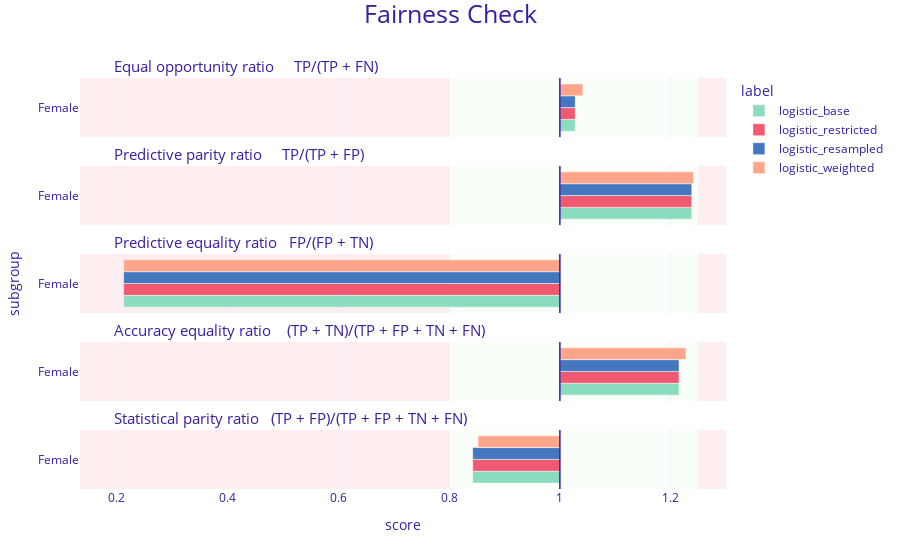

Notebook source saved alongside this figure:
### Markdown cell above
## Fairness models comparison for preprocessing

### Code cell
# Plotting all the previous fairness metrics
fairness_logistic_base.plot([fairness_logistic_restricted,fairness_logistic_resampled,fairness_logistic_weighted])

### Figure 1 — Plotly figure (JSON) as saved in the notebook; plotly's stock layout.template omitted (floating-point values rounded to 4 significant figures)
{"data": [{"alignmentgroup": "True", "customdata": [["Female", 1.028, "logistic_base"]], "hovertemplate": "<b>%{customdata[2]}</b><br>Subgroup: %{customdata[0]}<br>Score: %{customdata[1]}<br><extra></extra>", "legendgroup": "logistic_base", "marker": {"color": "#8bdcbe", "pattern": {"shape": ""}}, "name": "logistic_base", "offsetgroup": "logistic_base", "orientation": "h", "showlegend": true, "textposition": "auto", "type": "bar", "x": [0.02775], "xaxis": "x5", "y": [0.5], "yaxis": "y5"}, {"alignmentgroup": "True", "customdata": [["Female", 1.238, "logistic_base"]], "hovertemplate": "<b>%{customdata[2]}</b><br>Subgroup: %{customdata[0]}<br>Score: %{customdata[1]}<br><extra></extra>", "legendgroup": "logistic_base", "marker": {"color": "#8bdcbe", "pattern": {"shape": ""}}, "name": "logistic_base", "offsetgroup": "logistic_base", "orientation": "h", "showlegend": false, "textposition": "auto", "type": "bar", "x": [0.2382], "xaxis": "x4", "y": [0.5], "yaxis": "y4"}, {"alignmentgroup": "True", "customdata": [["Female", 0.212, "logistic_base"]], "hovertemplate": "<b>%{customdata[2]}</b><br>Subgroup: %{customdata[0]}<br>Score: %{customdata[1]}<br><extra></extra>", "legendgroup": "logistic_base", "marker": {"color": "#8bdcbe", "pattern": {"shape": ""}}, "name": "logistic_base", "offsetgroup": "logistic_base", "orientation": "h", "showlegend": false, "textposition": "auto", "type": "bar", "x": [-0.7878], "xaxis": "x3", "y": [0.5], "yaxis": "y3"}, {"alignmentgroup": "True", "customdata": [["Female", 1.215, "logistic_base"]], "hovertemplate": "<b>%{customdata[2]}</b><br>Subgroup: %{customdata[0]}<br>Score: %{customdata[1]}<br><extra></extra>", "legendgroup": "logistic_base", "marker": {"color": "#8bdcbe", "pattern": {"shape": ""}}, "name": "logistic_base", "offsetgroup": "logistic_base", "orientation": "h", "showlegend": false, "textposition": "auto", "type": "bar", "x": [0.2152], "xaxis": "x2", "y": [0.5], "yaxis": "y2"}, {"alignmentgroup": "True", "customdata": [["Female", 0.843, "logistic_base"]], "hovertemplate": "<b>%{customdata[2]}</b><br>Subgroup: %{customdata[0]}<br>Score: %{customdata[1]}<br><extra></extra>", "legendgroup": "logistic_base", "marker": {"color": "#8bdcbe", "pattern": {"shape": ""}}, "name": "logistic_base", "offsetgroup": "logistic_base", "orientation": "h", "showlegend": false, "textposition": "auto", "type": "bar", "x": [-0.1574], "xaxis": "x", "y": [0.5], "yaxis": "y"}, {"alignmentgroup": "True", "customdata": [["Female", 1.028, "logistic_restricted"]], "hovertemplate": "<b>%{customdata[2]}</b><br>Subgroup: %{customdata[0]}<br>Score: %{customdata[1]}<br><extra></extra>", "legendgroup": "logistic_restricted", "marker": {"color": "#f05a71", "pattern": {"shape": ""}}, "name": "logistic_restricted", "offsetgroup": "logistic_restricted", "orientation": "h", "showlegend": true, "textposition": "auto", "type": "bar", "x": [0.02775], "xaxis": "x5", "y": [0.5], "yaxis": "y5"}, {"alignmentgroup": "True", "customdata": [["Female", 1.238, "logistic_restricted"]], "hovertemplate": "<b>%{customdata[2]}</b><br>Subgroup: %{customdata[0]}<br>Score: %{customdata[1]}<br><extra></extra>", "legendgroup": "logistic_restricted", "marker": {"color": "#f05a71", "pattern": {"shape": ""}}, "name": "logistic_restricted", "offsetgroup": "logistic_restricted", "orientation": "h", "showlegend": false, "textposition": "auto", "type": "bar", "x": [0.2382], "xaxis": "x4", "y": [0.5], "yaxis": "y4"}, {"alignmentgroup": "True", "customdata": [["Female", 0.212, "logistic_restricted"]], "hovertemplate": "<b>%{customdata[2]}</b><br>Subgroup: %{customdata[0]}<br>Score: %{customdata[1]}<br><extra></extra>", "legendgroup": "logistic_restricted", "marker": {"color": "#f05a71", "pattern": {"shape": ""}}, "name": "logistic_restricted", "offsetgroup": "logistic_restricted", "orientation": "h", "showlegend": false, "textposition": "auto", "type": "bar", "x": [-0.7878], "xaxis": "x3", "y": [0.5], "yaxis": "y3"}, {"alignmentgroup": "True", "customdata": [["Female", 1.215, "logistic_restricted"]], "hovertemplate": "<b>%{customdata[2]}</b><br>Subgroup: %{customdata[0]}<br>Score: %{customdata[1]}<br><extra></extra>", "legendgroup": "logistic_restricted", "marker": {"color": "#f05a71", "pattern": {"shape": ""}}, "name": "logistic_restricted", "offsetgroup": "logistic_restricted", "orientation": "h", "showlegend": false, "textposition": "auto", "type": "bar", "x": [0.2152], "xaxis": "x2", "y": [0.5], "yaxis": "y2"}, {"alignmentgroup": "True", "customdata": [["Female", 0.843, "logistic_restricted"]], "hovertemplate": "<b>%{customdata[2]}</b><br>Subgroup: %{customdata[0]}<br>Score: %{customdata[1]}<br><extra></extra>", "legendgroup": "logistic_restricted", "marker": {"color": "#f05a71", "pattern": {"shape": ""}}, "name": "logistic_restricted", "offsetgroup": "logistic_restricted", "orientation": "h", "showlegend": false, "textposition": "auto", "type": "bar", "x": [-0.1574], "xaxis": "x", "y": [0.5], "yaxis": "y"}, {"alignmentgroup": "True", "customdata": [["Female", 1.028, "logistic_resampled"]], "hovertemplate": "<b>%{customdata[2]}</b><br>Subgroup: %{customdata[0]}<br>Score: %{customdata[1]}<br><extra></extra>", "legendgroup": "logistic_resampled", "marker": {"color": "#4378bf", "pattern": {"shape": ""}}, "name": "logistic_resampled", "offsetgroup": "logistic_resampled", "orientation": "h", "showlegend": true, "textposition": "auto", "type": "bar", "x": [0.02775], "xaxis": "x5", "y": [0.5], "yaxis": "y5"}, {"alignmentgroup": "True", "customdata": [["Female", 1.238, "logistic_resampled"]], "hovertemplate": "<b>%{customdata[2]}</b><br>Subgroup: %{customdata[0]}<br>Score: %{customdata[1]}<br><extra></extra>", "legendgroup": "logistic_resampled", "marker": {"color": "#4378bf", "pattern": {"shape": ""}}, "name": "logistic_resampled", "offsetgroup": "logistic_resampled", "orientation": "h", "showlegend": false, "textposition": "auto", "type": "bar", "x": [0.2382], "xaxis": "x4", "y": [0.5], "yaxis": "y4"}, {"alignmentgroup": "True", "customdata": [["Female", 0.212, "logistic_resampled"]], "hovertemplate": "<b>%{customdata[2]}</b><br>Subgroup: %{customdata[0]}<br>Score: %{customdata[1]}<br><extra></extra>", "legendgroup": "logistic_resampled", "marker": {"color": "#4378bf", "pattern": {"shape": ""}}, "name": "logistic_resampled", "offsetgroup": "logistic_resampled", "orientation": "h", "showlegend": false, "textposition": "auto", "type": "bar", "x": [-0.7878], "xaxis": "x3", "y": [0.5], "yaxis": "y3"}, {"alignmentgroup": "True", "customdata": [["Female", 1.215, "logistic_resampled"]], "hovertemplate": "<b>%{customdata[2]}</b><br>Subgroup: %{customdata[0]}<br>Score: %{customdata[1]}<br><extra></extra>", "legendgroup": "logistic_resampled", "marker": {"color": "#4378bf", "pattern": {"shape": ""}}, "name": "logistic_resampled", "offsetgroup": "logistic_resampled", "orientation": "h", "showlegend": false, "textposition": "auto", "type": "bar", "x": [0.2152], "xaxis": "x2", "y": [0.5], "yaxis": "y2"}, {"alignmentgroup": "True", "customdata": [["Female", 0.843, "logistic_resampled"]], "hovertemplate": "<b>%{customdata[2]}</b><br>Subgroup: %{customdata[0]}<br>Score: %{customdata[1]}<br><extra></extra>", "legendgroup": "logistic_resampled", "marker": {"color": "#4378bf", "pattern": {"shape": ""}}, "name": "logistic_resampled", "offsetgroup": "logistic_resampled", "orientation": "h", "showlegend": false, "textposition": "auto", "type": "bar", "x": [-0.1574], "xaxis": "x", "y": [0.5], "yaxis": "y"}, {"alignmentgroup": "True", "customdata": [["Female", 1.042, "logistic_weighted"]], "hovertemplate": "<b>%{customdata[2]}</b><br>Subgroup: %{customdata[0]}<br>Score: %{customdata[1]}<br><extra></extra>", "legendgroup": "logistic_weighted", "marker": {"color": "#ffa58c", "pattern": {"shape": ""}}, "name": "logistic_weighted", "offsetgroup": "logistic_weighted", "orientation": "h", "showlegend": true, "textposition": "auto", "type": "bar", "x": [0.04167], "xaxis": "x5", "y": [0.5], "yaxis": "y5"}, {"alignmentgroup": "True", "customdata": [["Female", 1.241, "logistic_weighted"]], "hovertemplate": "<b>%{customdata[2]}</b><br>Subgroup: %{customdata[0]}<br>Score: %{customdata[1]}<br><extra></extra>", "legendgroup": "logistic_weighted", "marker": {"color": "#ffa58c", "pattern": {"shape": ""}}, "name": "logistic_weighted", "offsetgroup": "logistic_weighted", "orientation": "h", "showlegend": false, "textposition": "auto", "type": "bar", "x": [0.2414], "xaxis": "x4", "y": [0.5], "yaxis": "y4"}, {"alignmentgroup": "True", "customdata": [["Female", 0.212, "logistic_weighted"]], "hovertemplate": "<b>%{customdata[2]}</b><br>Subgroup: %{customdata[0]}<br>Score: %{customdata[1]}<br><extra></extra>", "legendgroup": "logistic_weighted", "marker": {"color": "#ffa58c", "pattern": {"shape": ""}}, "name": "logistic_weighted", "offsetgroup": "logistic_weighted", "orientation": "h", "showlegend": false, "textposition": "auto", "type": "bar", "x": [-0.7878], "xaxis": "x3", "y": [0.5], "yaxis": "y3"}, {"alignmentgroup": "True", "customdata": [["Female", 1.228, "logistic_weighted"]], "hovertemplate": "<b>%{customdata[2]}</b><br>Subgroup: %{customdata[0]}<br>Score: %{customdata[1]}<br><extra></extra>", "legendgroup": "logistic_weighted", "marker": {"color": "#ffa58c", "pattern": {"shape": ""}}, "name": "logistic_weighted", "offsetgroup": "logistic_weighted", "orientation": "h", "showlegend": false, "textposition": "auto", "type": "bar", "x": [0.2276], "xaxis": "x2", "y": [0.5], "yaxis": "y2"}, {"alignmentgroup": "True", "customdata": [["Female", 0.852, "logistic_weighted"]], "hovertemplate": "<b>%{customdata[2]}</b><br>Subgroup: %{customdata[0]}<br>Score: %{customdata[1]}<br><extra></extra>", "legendgroup": "logistic_weighted", "marker": {"color": "#ffa58c", "pattern": {"shape": ""}}, "name": "logistic_weighted", "offsetgroup": "logistic_weighted", "orientation": "h", "showlegend": false, "textposition": "auto", "type": "bar", "x": [-0.1479], "xaxis": "x", "y": [0.5], "yaxis": "y"}], "layout": {"annotations": [{"font": {"size": 15}, "showarrow": false, "text": "Statistical parity ratio   (TP + FP)/(TP + FP + TN + FN)", "x": 0.05, "xanchor": "left", "xref": "paper", "y": 0.144, "yanchor": "bottom", "yref": "paper"}, {"font": {"size": 15}, "showarrow": false, "text": "Accuracy equality ratio    (TP + TN)/(TP + FP + TN + FN)", "x": 0.05, "xanchor": "left", "xref": "paper", "y": 0.358, "yanchor": "bottom", "yref": "paper"}, {"font": {"size": 15}, "showarrow": false, "text": "Predictive equality ratio   FP/(FP + TN)", "x": 0.05, "xanchor": "left", "xref": "paper", "y": 0.572, "yanchor": "bottom", "yref": "paper"}, {"font": {"size": 15}, "showarrow": false, "text": "Predictive parity ratio     TP/(TP + FP)", "x": 0.05, "xanchor": "left", "xref": "paper", "y": 0.786, "yanchor": "bottom", "yref": "paper"}, {"font": {"size": 15}, "showarrow": false, "text": "Equal opportunity ratio     TP/(TP + FN)", "x": 0.05, "xanchor": "left", "xref": "paper", "y": 1, "yanchor": "bottom", "yref": "paper"}], "barmode": "group", "font": {"color": "#371ea3"}, "legend": {"title": {"text": "label"}, "tracegroupgap": 0}, "margin": {"b": 71, "r": 30, "t": 78}, "shapes": [{"fillcolor": "#f05a71", "layer": "below", "line": {"width": 0}, "opacity": 0.1, "type": "rect", "x0": 0.25, "x1": 0.3, "xref": "x", "y0": 0, "y1": 1, "yref": "y"}, {"fillcolor": "#f05a71", "layer": "below", "line": {"width": 0}, "opacity": 0.1, "type": "rect", "x0": -0.8665, "x1": -0.2, "xref": "x", "y0": 0, "y1": 1, "yref": "y"}, {"fillcolor": "#c7f5bf", "layer": "below", "line": {"width": 0}, "opacity": 0.1, "type": "rect", "x0": -0.2, "x1": 0.25, "xref": "x", "y0": 0, "y1": 1, "yref": "y"}, {"line": {"color": "#371ea3", "width": 1.5}, "type": "line", "x0": 0, "x1": 0, "xref": "x", "y0": 0, "y1": 1, "yref": "y"}, {"fillcolor": "#f05a71", "layer": "below", "line": {"width": 0}, "opacity": 0.1, "type": "rect", "x0": 0.25, "x1": 0.3, "xref": "x", "y0": 0, "y1": 1, "yref": "y2"}, {"fillcolor": "#f05a71", "layer": "below", "line": {"width": 0}, "opacity": 0.1, "type": "rect", "x0": -0.8665, "x1": -0.2, "xref": "x", "y0": 0, "y1": 1, "yref": "y2"}, {"fillcolor": "#c7f5bf", "layer": "below", "line": {"width": 0}, "opacity": 0.1, "type": "rect", "x0": -0.2, "x1": 0.25, "xref": "x", "y0": 0, "y1": 1, "yref": "y2"}, {"line": {"color": "#371ea3", "width": 1.5}, "type": "line", "x0": 0, "x1": 0, "xref": "x", "y0": 0, "y1": 1, "yref": "y2"}, {"fillcolor": "#f05a71", "layer": "below", "line": {"width": 0}, "opacity": 0.1, "type": "rect", "x0": 0.25, "x1": 0.3, "xref": "x", "y0": 0, "y1": 1, "yref": "y3"}, {"fillcolor": "#f05a71", "layer": "below", "line": {"width": 0}, "opacity": 0.1, "type": "rect", "x0": -0.8665, "x1": -0.2, "xref": "x", "y0": 0, "y1": 1, "yref": "y3"}, {"fillcolor": "#c7f5bf", "layer": "below", "line": {"width": 0}, "opacity": 0.1, "type": "rect", "x0": -0.2, "x1": 0.25, "xref": "x", "y0": 0, "y1": 1, "yref": "y3"}, {"line": {"color": "#371ea3", "width": 1.5}, "type": "line", "x0": 0, "x1": 0, "xref": "x", "y0": 0, "y1": 1, "yref": "y3"}, {"fillcolor": "#f05a71", "layer": "below", "line": {"width": 0}, "opacity": 0.1, "type": "rect", "x0": 0.25, "x1": 0.3, "xref": "x", "y0": 0, "y1": 1, "yref": "y4"}, {"fillcolor": "#f05a71", "layer": "below", "line": {"width": 0}, "opacity": 0.1, "type": "rect", "x0": -0.8665, "x1": -0.2, "xref": "x", "y0": 0, "y1": 1, "yref": "y4"}, {"fillcolor": "#c7f5bf", "layer": "below", "line": {"width": 0}, "opacity": 0.1, "type": "rect", "x0": -0.2, "x1": 0.25, "xref": "x", "y0": 0, "y1": 1, "yref": "y4"}, {"line": {"color": "#371ea3", "width": 1.5}, "type": "line", "x0": 0, "x1": 0, "xref": "x", "y0": 0, "y1": 1, "yref": "y4"}, {"fillcolor": "#f05a71", "layer": "below", "line": {"width": 0}, "opacity": 0.1, "type": "rect", "x0": 0.25, "x1": 0.3, "xref": "x", "y0": 0, "y1": 1, "yref": "y5"}, {"fillcolor": "#f05a71", "layer": "below", "line": {"width": 0}, "opacity": 0.1, "type": "rect", "x0": -0.8665, "x1": -0.2, "xref": "x", "y0": 0, "y1": 1, "yref": "y5"}, {"fillcolor": "#c7f5bf", "layer": "below", "line": {"width": 0}, "opacity": 0.1, "type": "rect", "x0": -0.2, "x1": 0.25, "xref": "x", "y0": 0, "y1": 1, "yref": "y5"}, {"line": {"color": "#371ea3", "width": 1.5}, "type": "line", "x0": 0, "x1": 0, "xref": "x", "y0": 0, "y1": 1, "yref": "y5"}], "title": {"font": {"size": 25}, "text": "Fairness Check", "x": 0.5, "y": 0.99}, "xaxis": {"anchor": "y", "domain": [0, 1], "range": [-0.8665, 0.3], "ticktext": [0, 0.2, 0.4, 0.6, 0.8, 1, 1.2, 1], "tickvals": [-1, -0.8, -0.6, -0.4, -0.2, 0, 0.2, 0], "title": {"text": "score"}}, "xaxis2": {"anchor": "y2", "domain": [0, 1], "matches": "x", "range": [-0.8665, 0.3], "showticklabels": false, "ticktext": [0, 0.2, 0.4, 0.6, 0.8, 1, 1.2, 1], "tickvals": [-1, -0.8, -0.6, -0.4, -0.2, 0, 0.2, 0]}, "xaxis3": {"anchor": "y3", "domain": [0, 1], "matches": "x", "range": [-0.8665, 0.3], "showticklabels": false, "ticktext": [0, 0.2, 0.4, 0.6, 0.8, 1, 1.2, 1], "tickvals": [-1, -0.8, -0.6, -0.4, -0.2, 0, 0.2, 0]}, "xaxis4": {"anchor": "y4", "domain": [0, 1], "matches": "x", "range": [-0.8665, 0.3], "showticklabels": false, "ticktext": [0, 0.2, 0.4, 0.6, 0.8, 1, 1.2, 1], "tickvals": [-1, -0.8, -0.6, -0.4, -0.2, 0, 0.2, 0]}, "xaxis5": {"anchor": "y5", "domain": [0, 1], "matches": "x", "range": [-0.8665, 0.3], "showticklabels": false, "ticktext": [0, 0.2, 0.4, 0.6, 0.8, 1, 1.2, 1], "tickvals": [-1, -0.8, -0.6, -0.4, -0.2, 0, 0.2, 0]}, "yaxis": {"anchor": "x", "domain": [0, 0.144], "range": [0, 1], "showgrid": false, "ticktext": ["Female"], "tickvals": [0.5], "title": {"text": ""}, "zeroline": false}, "yaxis2": {"anchor": "x2", "domain": [0.214, 0.358], "matches": "y", "range": [0, 1], "showgrid": false, "ticktext": ["Female"], "tickvals": [0.5], "title": {"text": ""}, "zeroline": false}, "yaxis3": {"anchor": "x3", "domain": [0.428, 0.572], "matches": "y", "range": [0, 1], "showgrid": false, "ticktext": ["Female"], "tickvals": [0.5], "title": {"text": "subgroup"}, "zeroline": false}, "yaxis4": {"anchor": "x4", "domain": [0.642, 0.786], "matches": "y", "range": [0, 1], "showgrid": false, "ticktext": ["Female"], "tickvals": [0.5], "title": {"text": ""}, "zeroline": false}, "yaxis5": {"anchor": "x5", "domain": [0.856, 1], "matches": "y", "range": [0, 1], "showgrid": false, "ticktext": ["Female"], "tickvals": [0.5], "title": {"text": ""}, "zeroline": false}}}
